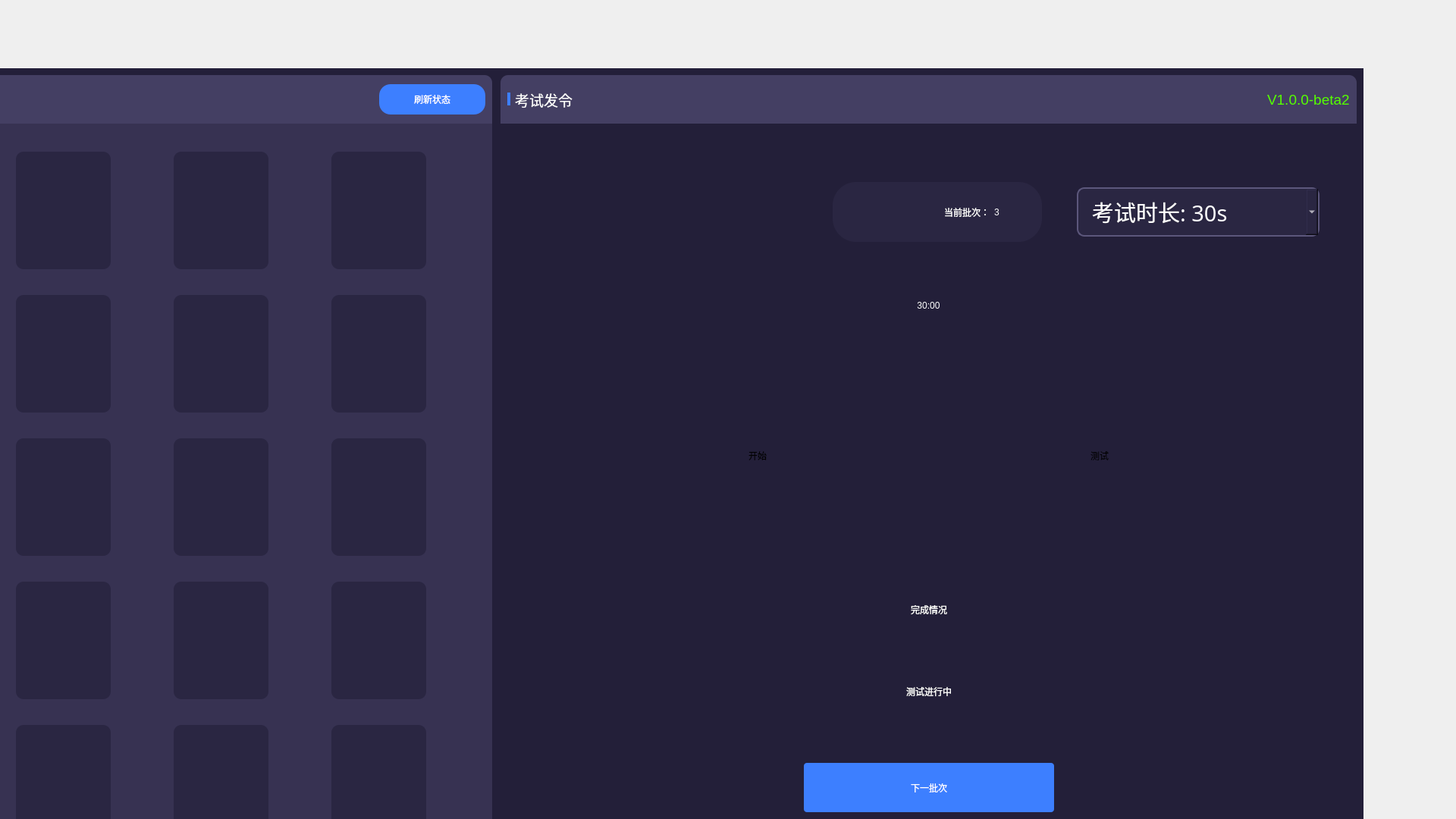
<?xml version="1.0" encoding="UTF-8"?>
<ui version="4.0">
 <class>Widget</class>
 <widget class="QWidget" name="Widget">
  <property name="geometry">
   <rect>
    <x>0</x>
    <y>0</y>
    <width>1920</width>
    <height>1080</height>
   </rect>
  </property>
  <property name="minimumSize">
   <size>
    <width>1920</width>
    <height>1080</height>
   </size>
  </property>
  <property name="windowTitle">
   <string>Widget</string>
  </property>
  <widget class="QGroupBox" name="gbMainForm">
   <property name="geometry">
    <rect>
     <x>-490</x>
     <y>90</y>
     <width>2288</width>
     <height>1067</height>
    </rect>
   </property>
   <property name="styleSheet">
    <string notr="true">background-color: rgb(35, 31, 57);
border:0px;</string>
   </property>
   <property name="title">
    <string/>
   </property>
   <layout class="QHBoxLayout" name="horizontalLayout_11">
    <property name="spacing">
     <number>11</number>
    </property>
    <item>
     <layout class="QVBoxLayout" name="verticalLayout_4">
      <property name="spacing">
       <number>0</number>
      </property>
      <item>
       <widget class="QGroupBox" name="groupBox_24">
        <property name="minimumSize">
         <size>
          <width>733</width>
          <height>64</height>
         </size>
        </property>
        <property name="maximumSize">
         <size>
          <width>16777215</width>
          <height>64</height>
         </size>
        </property>
        <property name="styleSheet">
         <string notr="true">background-color: rgb(68, 63, 99);
border-top-left-radius: 10px;
border-top-right-radius: 10px;</string>
        </property>
        <property name="title">
         <string/>
        </property>
        <layout class="QHBoxLayout" name="horizontalLayout_27">
         <item>
          <widget class="QLabel" name="label_13">
           <property name="minimumSize">
            <size>
             <width>4</width>
             <height>17</height>
            </size>
           </property>
           <property name="maximumSize">
            <size>
             <width>4</width>
             <height>17</height>
            </size>
           </property>
           <property name="styleSheet">
            <string notr="true">background-color: rgb(61, 127, 255);</string>
           </property>
           <property name="text">
            <string/>
           </property>
          </widget>
         </item>
         <item>
          <widget class="QLabel" name="label_12">
           <property name="minimumSize">
            <size>
             <width>120</width>
             <height>22</height>
            </size>
           </property>
           <property name="font">
            <font>
             <family>Microsoft YaHei UI</family>
             <pointsize>14</pointsize>
             <weight>50</weight>
             <italic>false</italic>
             <bold>false</bold>
            </font>
           </property>
           <property name="styleSheet">
            <string notr="true">color: rgb(255, 255, 255);</string>
           </property>
           <property name="text">
            <string>设备信息</string>
           </property>
          </widget>
         </item>
         <item>
          <spacer name="horizontalSpacer_37">
           <property name="orientation">
            <enum>Qt::Horizontal</enum>
           </property>
           <property name="sizeHint" stdset="0">
            <size>
             <width>576</width>
             <height>20</height>
            </size>
           </property>
          </spacer>
         </item>
         <item>
          <widget class="QPushButton" name="pbRefreshStatus">
           <property name="minimumSize">
            <size>
             <width>140</width>
             <height>40</height>
            </size>
           </property>
           <property name="maximumSize">
            <size>
             <width>140</width>
             <height>40</height>
            </size>
           </property>
           <property name="styleSheet">
            <string notr="true">background-color: rgb(61, 127, 255);
color: rgb(255, 255, 255);
font: 25 13.5pt &quot;Microsoft YaHei&quot;;
border-radius: 15px;</string>
           </property>
           <property name="text">
            <string>刷新状态</string>
           </property>
          </widget>
         </item>
        </layout>
       </widget>
      </item>
      <item>
       <widget class="QGroupBox" name="groupBox">
        <property name="styleSheet">
         <string notr="true">border:0px;
background-color: rgb(55, 50, 82);
border-bottom-left-radius: 10px;
border-bottom-right-radius: 10px;</string>
        </property>
        <property name="title">
         <string/>
        </property>
        <layout class="QVBoxLayout" name="verticalLayout">
         <item>
          <layout class="QHBoxLayout" name="horizontalLayout">
           <item>
            <widget class="FormBaseGroup" name="gbBox1">
             <property name="minimumSize">
              <size>
               <width>125</width>
               <height>155</height>
              </size>
             </property>
             <property name="maximumSize">
              <size>
               <width>125</width>
               <height>155</height>
              </size>
             </property>
             <property name="styleSheet">
              <string notr="true">background-color: rgb(42, 38, 66);
border:0px;
border-radius: 10px;</string>
             </property>
             <property name="title">
              <string/>
             </property>
            </widget>
           </item>
           <item>
            <widget class="FormBaseGroup" name="gbBox2">
             <property name="minimumSize">
              <size>
               <width>125</width>
               <height>155</height>
              </size>
             </property>
             <property name="maximumSize">
              <size>
               <width>125</width>
               <height>155</height>
              </size>
             </property>
             <property name="styleSheet">
              <string notr="true">background-color: rgb(42, 38, 66);
border:0px;
border-radius: 10px;</string>
             </property>
             <property name="title">
              <string/>
             </property>
            </widget>
           </item>
           <item>
            <widget class="FormBaseGroup" name="gbBox3">
             <property name="minimumSize">
              <size>
               <width>125</width>
               <height>155</height>
              </size>
             </property>
             <property name="maximumSize">
              <size>
               <width>125</width>
               <height>155</height>
              </size>
             </property>
             <property name="styleSheet">
              <string notr="true">background-color: rgb(42, 38, 66);
border:0px;
border-radius: 10px;</string>
             </property>
             <property name="title">
              <string/>
             </property>
             <layout class="QVBoxLayout" name="verticalLayout_30"/>
            </widget>
           </item>
           <item>
            <widget class="FormBaseGroup" name="gbBox4">
             <property name="minimumSize">
              <size>
               <width>125</width>
               <height>155</height>
              </size>
             </property>
             <property name="maximumSize">
              <size>
               <width>125</width>
               <height>155</height>
              </size>
             </property>
             <property name="styleSheet">
              <string notr="true">background-color: rgb(42, 38, 66);
border:0px;
border-radius: 10px;</string>
             </property>
             <property name="title">
              <string/>
             </property>
             <layout class="QVBoxLayout" name="verticalLayout_31"/>
            </widget>
           </item>
           <item>
            <widget class="FormBaseGroup" name="gbBox5">
             <property name="minimumSize">
              <size>
               <width>125</width>
               <height>155</height>
              </size>
             </property>
             <property name="maximumSize">
              <size>
               <width>125</width>
               <height>155</height>
              </size>
             </property>
             <property name="styleSheet">
              <string notr="true">background-color: rgb(42, 38, 66);
border:0px;
border-radius: 10px;</string>
             </property>
             <property name="title">
              <string/>
             </property>
             <layout class="QVBoxLayout" name="verticalLayout_32"/>
            </widget>
           </item>
          </layout>
         </item>
         <item>
          <layout class="QHBoxLayout" name="horizontalLayout_2">
           <item>
            <widget class="FormBaseGroup" name="gbBox6">
             <property name="minimumSize">
              <size>
               <width>125</width>
               <height>155</height>
              </size>
             </property>
             <property name="maximumSize">
              <size>
               <width>125</width>
               <height>155</height>
              </size>
             </property>
             <property name="styleSheet">
              <string notr="true">background-color: rgb(42, 38, 66);
border:0px;
border-radius: 10px;</string>
             </property>
             <property name="title">
              <string/>
             </property>
             <layout class="QVBoxLayout" name="verticalLayout_33"/>
            </widget>
           </item>
           <item>
            <widget class="FormBaseGroup" name="gbBox7">
             <property name="minimumSize">
              <size>
               <width>125</width>
               <height>155</height>
              </size>
             </property>
             <property name="maximumSize">
              <size>
               <width>125</width>
               <height>155</height>
              </size>
             </property>
             <property name="styleSheet">
              <string notr="true">background-color: rgb(42, 38, 66);
border:0px;
border-radius: 10px;</string>
             </property>
             <property name="title">
              <string/>
             </property>
             <layout class="QVBoxLayout" name="verticalLayout_34"/>
            </widget>
           </item>
           <item>
            <widget class="FormBaseGroup" name="gbBox8">
             <property name="minimumSize">
              <size>
               <width>125</width>
               <height>155</height>
              </size>
             </property>
             <property name="maximumSize">
              <size>
               <width>125</width>
               <height>155</height>
              </size>
             </property>
             <property name="styleSheet">
              <string notr="true">background-color: rgb(42, 38, 66);
border:0px;
border-radius: 10px;</string>
             </property>
             <property name="title">
              <string/>
             </property>
             <layout class="QVBoxLayout" name="verticalLayout_35"/>
            </widget>
           </item>
           <item>
            <widget class="FormBaseGroup" name="gbBox9">
             <property name="minimumSize">
              <size>
               <width>125</width>
               <height>155</height>
              </size>
             </property>
             <property name="maximumSize">
              <size>
               <width>125</width>
               <height>155</height>
              </size>
             </property>
             <property name="styleSheet">
              <string notr="true">background-color: rgb(42, 38, 66);
border:0px;
border-radius: 10px;</string>
             </property>
             <property name="title">
              <string/>
             </property>
             <layout class="QVBoxLayout" name="verticalLayout_36"/>
            </widget>
           </item>
           <item>
            <widget class="FormBaseGroup" name="gbBox10">
             <property name="minimumSize">
              <size>
               <width>125</width>
               <height>155</height>
              </size>
             </property>
             <property name="maximumSize">
              <size>
               <width>125</width>
               <height>155</height>
              </size>
             </property>
             <property name="styleSheet">
              <string notr="true">background-color: rgb(42, 38, 66);
border:0px;
border-radius: 10px;</string>
             </property>
             <property name="title">
              <string/>
             </property>
             <layout class="QVBoxLayout" name="verticalLayout_37"/>
            </widget>
           </item>
          </layout>
         </item>
         <item>
          <layout class="QHBoxLayout" name="horizontalLayout_3">
           <item>
            <widget class="FormBaseGroup" name="gbBox11">
             <property name="minimumSize">
              <size>
               <width>125</width>
               <height>155</height>
              </size>
             </property>
             <property name="maximumSize">
              <size>
               <width>125</width>
               <height>155</height>
              </size>
             </property>
             <property name="styleSheet">
              <string notr="true">background-color: rgb(42, 38, 66);
border:0px;
border-radius: 10px;</string>
             </property>
             <property name="title">
              <string/>
             </property>
             <layout class="QVBoxLayout" name="verticalLayout_38"/>
            </widget>
           </item>
           <item>
            <widget class="FormBaseGroup" name="gbBox12">
             <property name="minimumSize">
              <size>
               <width>125</width>
               <height>155</height>
              </size>
             </property>
             <property name="maximumSize">
              <size>
               <width>125</width>
               <height>155</height>
              </size>
             </property>
             <property name="styleSheet">
              <string notr="true">background-color: rgb(42, 38, 66);
border:0px;
border-radius: 10px;</string>
             </property>
             <property name="title">
              <string/>
             </property>
             <layout class="QVBoxLayout" name="verticalLayout_39"/>
            </widget>
           </item>
           <item>
            <widget class="FormBaseGroup" name="gbBox13">
             <property name="minimumSize">
              <size>
               <width>125</width>
               <height>155</height>
              </size>
             </property>
             <property name="maximumSize">
              <size>
               <width>125</width>
               <height>155</height>
              </size>
             </property>
             <property name="styleSheet">
              <string notr="true">background-color: rgb(42, 38, 66);
border:0px;
border-radius: 10px;</string>
             </property>
             <property name="title">
              <string/>
             </property>
             <layout class="QVBoxLayout" name="verticalLayout_40"/>
            </widget>
           </item>
           <item>
            <widget class="FormBaseGroup" name="gbBox14">
             <property name="minimumSize">
              <size>
               <width>125</width>
               <height>155</height>
              </size>
             </property>
             <property name="maximumSize">
              <size>
               <width>125</width>
               <height>155</height>
              </size>
             </property>
             <property name="styleSheet">
              <string notr="true">background-color: rgb(42, 38, 66);
border:0px;
border-radius: 10px;</string>
             </property>
             <property name="title">
              <string/>
             </property>
             <layout class="QVBoxLayout" name="verticalLayout_41"/>
            </widget>
           </item>
           <item>
            <widget class="FormBaseGroup" name="gbBox15">
             <property name="minimumSize">
              <size>
               <width>125</width>
               <height>155</height>
              </size>
             </property>
             <property name="maximumSize">
              <size>
               <width>125</width>
               <height>155</height>
              </size>
             </property>
             <property name="styleSheet">
              <string notr="true">background-color: rgb(42, 38, 66);
border:0px;
border-radius: 10px;</string>
             </property>
             <property name="title">
              <string/>
             </property>
             <layout class="QVBoxLayout" name="verticalLayout_42"/>
            </widget>
           </item>
          </layout>
         </item>
         <item>
          <layout class="QHBoxLayout" name="horizontalLayout_4">
           <item>
            <widget class="FormBaseGroup" name="gbBox16">
             <property name="minimumSize">
              <size>
               <width>125</width>
               <height>155</height>
              </size>
             </property>
             <property name="maximumSize">
              <size>
               <width>125</width>
               <height>155</height>
              </size>
             </property>
             <property name="styleSheet">
              <string notr="true">background-color: rgb(42, 38, 66);
border:0px;
border-radius: 10px;</string>
             </property>
             <property name="title">
              <string/>
             </property>
             <layout class="QVBoxLayout" name="verticalLayout_43"/>
            </widget>
           </item>
           <item>
            <widget class="FormBaseGroup" name="gbBox17">
             <property name="minimumSize">
              <size>
               <width>125</width>
               <height>155</height>
              </size>
             </property>
             <property name="maximumSize">
              <size>
               <width>125</width>
               <height>155</height>
              </size>
             </property>
             <property name="styleSheet">
              <string notr="true">background-color: rgb(42, 38, 66);
border:0px;
border-radius: 10px;</string>
             </property>
             <property name="title">
              <string/>
             </property>
             <layout class="QVBoxLayout" name="verticalLayout_44"/>
            </widget>
           </item>
           <item>
            <widget class="FormBaseGroup" name="gbBox18">
             <property name="minimumSize">
              <size>
               <width>125</width>
               <height>155</height>
              </size>
             </property>
             <property name="maximumSize">
              <size>
               <width>125</width>
               <height>155</height>
              </size>
             </property>
             <property name="styleSheet">
              <string notr="true">background-color: rgb(42, 38, 66);
border:0px;
border-radius: 10px;</string>
             </property>
             <property name="title">
              <string/>
             </property>
             <layout class="QVBoxLayout" name="verticalLayout_45"/>
            </widget>
           </item>
           <item>
            <widget class="FormBaseGroup" name="gbBox19">
             <property name="minimumSize">
              <size>
               <width>125</width>
               <height>155</height>
              </size>
             </property>
             <property name="maximumSize">
              <size>
               <width>125</width>
               <height>155</height>
              </size>
             </property>
             <property name="styleSheet">
              <string notr="true">background-color: rgb(42, 38, 66);
border:0px;
border-radius: 10px;</string>
             </property>
             <property name="title">
              <string/>
             </property>
             <layout class="QVBoxLayout" name="verticalLayout_46"/>
            </widget>
           </item>
           <item>
            <widget class="FormBaseGroup" name="gbBox20">
             <property name="minimumSize">
              <size>
               <width>125</width>
               <height>155</height>
              </size>
             </property>
             <property name="maximumSize">
              <size>
               <width>125</width>
               <height>155</height>
              </size>
             </property>
             <property name="styleSheet">
              <string notr="true">background-color: rgb(42, 38, 66);
border:0px;
border-radius: 10px;</string>
             </property>
             <property name="title">
              <string/>
             </property>
             <layout class="QVBoxLayout" name="verticalLayout_47"/>
            </widget>
           </item>
          </layout>
         </item>
         <item>
          <layout class="QHBoxLayout" name="horizontalLayout_5">
           <property name="leftMargin">
            <number>0</number>
           </property>
           <item>
            <widget class="FormBaseGroup" name="gbBox21">
             <property name="minimumSize">
              <size>
               <width>125</width>
               <height>155</height>
              </size>
             </property>
             <property name="maximumSize">
              <size>
               <width>125</width>
               <height>155</height>
              </size>
             </property>
             <property name="styleSheet">
              <string notr="true">background-color: rgb(42, 38, 66);
border:0px;
border-radius: 10px;</string>
             </property>
             <property name="title">
              <string/>
             </property>
             <layout class="QVBoxLayout" name="verticalLayout_48"/>
            </widget>
           </item>
           <item>
            <widget class="FormBaseGroup" name="gbBox22">
             <property name="minimumSize">
              <size>
               <width>125</width>
               <height>155</height>
              </size>
             </property>
             <property name="maximumSize">
              <size>
               <width>125</width>
               <height>155</height>
              </size>
             </property>
             <property name="styleSheet">
              <string notr="true">background-color: rgb(42, 38, 66);
border:0px;
border-radius: 10px;</string>
             </property>
             <property name="title">
              <string/>
             </property>
             <layout class="QVBoxLayout" name="verticalLayout_49"/>
            </widget>
           </item>
           <item>
            <widget class="FormBaseGroup" name="gbBox23">
             <property name="minimumSize">
              <size>
               <width>125</width>
               <height>155</height>
              </size>
             </property>
             <property name="maximumSize">
              <size>
               <width>125</width>
               <height>155</height>
              </size>
             </property>
             <property name="styleSheet">
              <string notr="true">background-color: rgb(42, 38, 66);
border:0px;
border-radius: 10px;</string>
             </property>
             <property name="title">
              <string/>
             </property>
             <layout class="QVBoxLayout" name="verticalLayout_50"/>
            </widget>
           </item>
           <item>
            <widget class="FormBaseGroup" name="gbBox24">
             <property name="minimumSize">
              <size>
               <width>125</width>
               <height>155</height>
              </size>
             </property>
             <property name="maximumSize">
              <size>
               <width>125</width>
               <height>155</height>
              </size>
             </property>
             <property name="styleSheet">
              <string notr="true">background-color: rgb(42, 38, 66);
border:0px;
border-radius: 10px;</string>
             </property>
             <property name="title">
              <string/>
             </property>
             <layout class="QVBoxLayout" name="verticalLayout_52"/>
            </widget>
           </item>
           <item>
            <widget class="FormBaseGroup" name="gbBox25">
             <property name="minimumSize">
              <size>
               <width>125</width>
               <height>155</height>
              </size>
             </property>
             <property name="maximumSize">
              <size>
               <width>125</width>
               <height>155</height>
              </size>
             </property>
             <property name="styleSheet">
              <string notr="true">background-color: rgb(42, 38, 66);
border:0px;
border-radius: 10px;</string>
             </property>
             <property name="title">
              <string/>
             </property>
             <layout class="QVBoxLayout" name="verticalLayout_54"/>
            </widget>
           </item>
          </layout>
         </item>
        </layout>
       </widget>
      </item>
     </layout>
    </item>
    <item>
     <layout class="QVBoxLayout" name="verticalLayout_2">
      <property name="spacing">
       <number>0</number>
      </property>
      <item>
       <widget class="QGroupBox" name="groupBox_26">
        <property name="minimumSize">
         <size>
          <width>0</width>
          <height>64</height>
         </size>
        </property>
        <property name="maximumSize">
         <size>
          <width>16777215</width>
          <height>64</height>
         </size>
        </property>
        <property name="styleSheet">
         <string notr="true">background-color: rgb(68, 63, 99);
border-top-left-radius: 10px;
border-top-right-radius: 10px;</string>
        </property>
        <property name="title">
         <string/>
        </property>
        <layout class="QHBoxLayout" name="horizontalLayout_28">
         <item>
          <widget class="QLabel" name="label_14">
           <property name="minimumSize">
            <size>
             <width>4</width>
             <height>17</height>
            </size>
           </property>
           <property name="maximumSize">
            <size>
             <width>4</width>
             <height>17</height>
            </size>
           </property>
           <property name="styleSheet">
            <string notr="true">background-color: rgb(61, 127, 255);</string>
           </property>
           <property name="text">
            <string/>
           </property>
          </widget>
         </item>
         <item>
          <widget class="QLabel" name="label_15">
           <property name="minimumSize">
            <size>
             <width>120</width>
             <height>22</height>
            </size>
           </property>
           <property name="font">
            <font>
             <family>Microsoft YaHei UI</family>
             <pointsize>14</pointsize>
             <weight>50</weight>
             <italic>false</italic>
             <bold>false</bold>
            </font>
           </property>
           <property name="styleSheet">
            <string notr="true">color: rgb(255, 255, 255);</string>
           </property>
           <property name="text">
            <string>考试发令</string>
           </property>
          </widget>
         </item>
         <item>
          <spacer name="horizontalSpacer_38">
           <property name="orientation">
            <enum>Qt::Horizontal</enum>
           </property>
           <property name="sizeHint" stdset="0">
            <size>
             <width>576</width>
             <height>20</height>
            </size>
           </property>
          </spacer>
         </item>
         <item>
          <widget class="QLabel" name="label">
           <property name="font">
            <font>
             <family>Microsoft YaHei UI</family>
             <pointsize>14</pointsize>
            </font>
           </property>
           <property name="styleSheet">
            <string notr="true">color: rgb(85, 255, 0);</string>
           </property>
           <property name="text">
            <string>V1.0.0-beta2</string>
           </property>
          </widget>
         </item>
        </layout>
       </widget>
      </item>
      <item>
       <widget class="QGroupBox" name="gbMainBox">
        <property name="minimumSize">
         <size>
          <width>1127</width>
          <height>0</height>
         </size>
        </property>
        <property name="styleSheet">
         <string notr="true"/>
        </property>
        <property name="title">
         <string/>
        </property>
        <layout class="QVBoxLayout" name="verticalLayout_3">
         <item>
          <spacer name="verticalSpacer">
           <property name="orientation">
            <enum>Qt::Vertical</enum>
           </property>
           <property name="sizeHint" stdset="0">
            <size>
             <width>20</width>
             <height>51</height>
            </size>
           </property>
          </spacer>
         </item>
         <item>
          <layout class="QHBoxLayout" name="horizontalLayout_13">
           <item>
            <spacer name="horizontalSpacer_12">
             <property name="orientation">
              <enum>Qt::Horizontal</enum>
             </property>
             <property name="sizeType">
              <enum>QSizePolicy::Expanding</enum>
             </property>
             <property name="sizeHint" stdset="0">
              <size>
               <width>40</width>
               <height>20</height>
              </size>
             </property>
            </spacer>
           </item>
           <item>
            <widget class="QGroupBox" name="gbCurrentGroup">
             <property name="maximumSize">
              <size>
               <width>276</width>
               <height>16777215</height>
              </size>
             </property>
             <property name="styleSheet">
              <string notr="true">background-color: rgb(42, 38, 66);
    border-radius: 30.5px;</string>
             </property>
             <property name="title">
              <string/>
             </property>
             <layout class="QHBoxLayout" name="horizontalLayout_10">
              <item>
               <spacer name="horizontalSpacer_15">
                <property name="orientation">
                 <enum>Qt::Horizontal</enum>
                </property>
                <property name="sizeHint" stdset="0">
                 <size>
                  <width>15</width>
                  <height>20</height>
                 </size>
                </property>
               </spacer>
              </item>
              <item>
               <widget class="QLabel" name="lbCurrentGroup">
                <property name="minimumSize">
                 <size>
                  <width>150</width>
                  <height>61</height>
                 </size>
                </property>
                <property name="styleSheet">
                 <string notr="true">color: rgb(255, 255, 255);
font: 25 22pt &quot;Microsoft YaHei&quot;;</string>
                </property>
                <property name="text">
                 <string>当前批次：</string>
                </property>
                <property name="alignment">
                 <set>Qt::AlignRight|Qt::AlignTrailing|Qt::AlignVCenter</set>
                </property>
               </widget>
              </item>
              <item>
               <widget class="QLabel" name="lbCurrentGroupValue">
                <property name="styleSheet">
                 <string notr="true">color: rgb(255, 255, 255);
font: 25 22pt &quot;Microsoft YaHei&quot;;</string>
                </property>
                <property name="text">
                 <string>3</string>
                </property>
               </widget>
              </item>
              <item>
               <spacer name="horizontalSpacer_16">
                <property name="orientation">
                 <enum>Qt::Horizontal</enum>
                </property>
                <property name="sizeHint" stdset="0">
                 <size>
                  <width>15</width>
                  <height>20</height>
                 </size>
                </property>
               </spacer>
              </item>
             </layout>
            </widget>
           </item>
           <item>
            <spacer name="horizontalSpacer_13">
             <property name="orientation">
              <enum>Qt::Horizontal</enum>
             </property>
             <property name="sizeType">
              <enum>QSizePolicy::Maximum</enum>
             </property>
             <property name="sizeHint" stdset="0">
              <size>
               <width>40</width>
               <height>17</height>
              </size>
             </property>
            </spacer>
           </item>
           <item>
            <widget class="QComboBox" name="cmbExamTimeChoose">
             <property name="sizePolicy">
              <sizepolicy hsizetype="Preferred" vsizetype="Fixed">
               <horstretch>0</horstretch>
               <verstretch>0</verstretch>
              </sizepolicy>
             </property>
             <property name="minimumSize">
              <size>
               <width>320</width>
               <height>65</height>
              </size>
             </property>
             <property name="font">
              <font>
               <family>Microsoft YaHei</family>
               <pointsize>22</pointsize>
               <weight>3</weight>
               <italic>false</italic>
               <bold>false</bold>
              </font>
             </property>
             <property name="styleSheet">
              <string notr="true">color: rgb(255, 255, 255);
font: 25 22pt &quot;Microsoft YaHei&quot;;
background-color: rgb(42, 38, 66);
border: 2px solid #5C577C;
border-radius: 10px;</string>
             </property>
             <property name="sizeAdjustPolicy">
              <enum>QComboBox::AdjustToContentsOnFirstShow</enum>
             </property>
             <property name="iconSize">
              <size>
               <width>16</width>
               <height>16</height>
              </size>
             </property>
             <property name="duplicatesEnabled">
              <bool>false</bool>
             </property>
             <item>
              <property name="text">
               <string>  考试时长: 30s</string>
              </property>
             </item>
             <item>
              <property name="text">
               <string>  考试时长: 60s</string>
              </property>
             </item>
            </widget>
           </item>
           <item>
            <spacer name="horizontalSpacer_17">
             <property name="orientation">
              <enum>Qt::Horizontal</enum>
             </property>
             <property name="sizeType">
              <enum>QSizePolicy::Maximum</enum>
             </property>
             <property name="sizeHint" stdset="0">
              <size>
               <width>40</width>
               <height>20</height>
              </size>
             </property>
            </spacer>
           </item>
          </layout>
         </item>
         <item>
          <spacer name="verticalSpacer_7">
           <property name="orientation">
            <enum>Qt::Vertical</enum>
           </property>
           <property name="sizeHint" stdset="0">
            <size>
             <width>20</width>
             <height>40</height>
            </size>
           </property>
          </spacer>
         </item>
         <item>
          <layout class="QHBoxLayout" name="horizontalLayout_12">
           <item>
            <spacer name="horizontalSpacer_10">
             <property name="orientation">
              <enum>Qt::Horizontal</enum>
             </property>
             <property name="sizeHint" stdset="0">
              <size>
               <width>40</width>
               <height>20</height>
              </size>
             </property>
            </spacer>
           </item>
           <item>
            <widget class="QLabel" name="lbCurLeftTimes">
             <property name="styleSheet">
              <string notr="true">color: rgb(255, 255, 255);</string>
             </property>
             <property name="text">
              <string>30:00</string>
             </property>
             <property name="alignment">
              <set>Qt::AlignCenter</set>
             </property>
            </widget>
           </item>
           <item>
            <spacer name="horizontalSpacer_14">
             <property name="orientation">
              <enum>Qt::Horizontal</enum>
             </property>
             <property name="sizeHint" stdset="0">
              <size>
               <width>40</width>
               <height>20</height>
              </size>
             </property>
            </spacer>
           </item>
          </layout>
         </item>
         <item>
          <spacer name="verticalSpacer_2">
           <property name="orientation">
            <enum>Qt::Vertical</enum>
           </property>
           <property name="sizeHint" stdset="0">
            <size>
             <width>20</width>
             <height>52</height>
            </size>
           </property>
          </spacer>
         </item>
         <item>
          <layout class="QHBoxLayout" name="horizontalLayout_6">
           <item>
            <spacer name="horizontalSpacer">
             <property name="orientation">
              <enum>Qt::Horizontal</enum>
             </property>
             <property name="sizeHint" stdset="0">
              <size>
               <width>40</width>
               <height>20</height>
              </size>
             </property>
            </spacer>
           </item>
           <item>
            <widget class="QPushButton" name="pbStartAll">
             <property name="minimumSize">
              <size>
               <width>228</width>
               <height>227</height>
              </size>
             </property>
             <property name="styleSheet">
              <string notr="true">font: 25 31.5pt &quot;Microsoft YaHei&quot;;
border-image: url(:/resource/start.png);</string>
             </property>
             <property name="text">
              <string>开始</string>
             </property>
            </widget>
           </item>
           <item>
            <spacer name="horizontalSpacer_3">
             <property name="orientation">
              <enum>Qt::Horizontal</enum>
             </property>
             <property name="sizeHint" stdset="0">
              <size>
               <width>40</width>
               <height>20</height>
              </size>
             </property>
            </spacer>
           </item>
           <item>
            <widget class="QPushButton" name="pbTestSound">
             <property name="minimumSize">
              <size>
               <width>228</width>
               <height>227</height>
              </size>
             </property>
             <property name="styleSheet">
              <string notr="true">font: 25 31.5pt &quot;Microsoft YaHei&quot;;
border-image: url(:/resource/resume.png);</string>
             </property>
             <property name="text">
              <string>测试</string>
             </property>
            </widget>
           </item>
           <item>
            <spacer name="horizontalSpacer_4">
             <property name="orientation">
              <enum>Qt::Horizontal</enum>
             </property>
             <property name="sizeHint" stdset="0">
              <size>
               <width>40</width>
               <height>20</height>
              </size>
             </property>
            </spacer>
           </item>
          </layout>
         </item>
         <item>
          <spacer name="verticalSpacer_3">
           <property name="orientation">
            <enum>Qt::Vertical</enum>
           </property>
           <property name="sizeHint" stdset="0">
            <size>
             <width>20</width>
             <height>51</height>
            </size>
           </property>
          </spacer>
         </item>
         <item>
          <layout class="QHBoxLayout" name="horizontalLayout_7">
           <item>
            <spacer name="horizontalSpacer_5">
             <property name="orientation">
              <enum>Qt::Horizontal</enum>
             </property>
             <property name="sizeHint" stdset="0">
              <size>
               <width>40</width>
               <height>20</height>
              </size>
             </property>
            </spacer>
           </item>
           <item>
            <widget class="QLabel" name="lbFinishState">
             <property name="minimumSize">
              <size>
               <width>122</width>
               <height>29</height>
              </size>
             </property>
             <property name="styleSheet">
              <string notr="true">color: rgb(255, 255, 255);
font: 25 22.5pt &quot;Microsoft YaHei&quot;;</string>
             </property>
             <property name="text">
              <string>完成情况</string>
             </property>
             <property name="alignment">
              <set>Qt::AlignCenter</set>
             </property>
            </widget>
           </item>
           <item>
            <spacer name="horizontalSpacer_6">
             <property name="orientation">
              <enum>Qt::Horizontal</enum>
             </property>
             <property name="sizeHint" stdset="0">
              <size>
               <width>40</width>
               <height>20</height>
              </size>
             </property>
            </spacer>
           </item>
          </layout>
         </item>
         <item>
          <spacer name="verticalSpacer_4">
           <property name="orientation">
            <enum>Qt::Vertical</enum>
           </property>
           <property name="sizeHint" stdset="0">
            <size>
             <width>20</width>
             <height>51</height>
            </size>
           </property>
          </spacer>
         </item>
         <item>
          <layout class="QHBoxLayout" name="horizontalLayout_8">
           <item>
            <spacer name="horizontalSpacer_7">
             <property name="orientation">
              <enum>Qt::Horizontal</enum>
             </property>
             <property name="sizeHint" stdset="0">
              <size>
               <width>40</width>
               <height>20</height>
              </size>
             </property>
            </spacer>
           </item>
           <item>
            <widget class="QLabel" name="lbTestingState">
             <property name="minimumSize">
              <size>
               <width>244</width>
               <height>40</height>
              </size>
             </property>
             <property name="styleSheet">
              <string notr="true">color: rgb(255, 255, 255);
font: 25 30pt &quot;Microsoft YaHei&quot;;</string>
             </property>
             <property name="text">
              <string>测试进行中</string>
             </property>
             <property name="alignment">
              <set>Qt::AlignCenter</set>
             </property>
            </widget>
           </item>
           <item>
            <spacer name="horizontalSpacer_8">
             <property name="orientation">
              <enum>Qt::Horizontal</enum>
             </property>
             <property name="sizeHint" stdset="0">
              <size>
               <width>40</width>
               <height>20</height>
              </size>
             </property>
            </spacer>
           </item>
          </layout>
         </item>
         <item>
          <spacer name="verticalSpacer_5">
           <property name="orientation">
            <enum>Qt::Vertical</enum>
           </property>
           <property name="sizeHint" stdset="0">
            <size>
             <width>20</width>
             <height>52</height>
            </size>
           </property>
          </spacer>
         </item>
         <item>
          <layout class="QHBoxLayout" name="horizontalLayout_9">
           <item>
            <spacer name="horizontalSpacer_9">
             <property name="orientation">
              <enum>Qt::Horizontal</enum>
             </property>
             <property name="sizeHint" stdset="0">
              <size>
               <width>40</width>
               <height>20</height>
              </size>
             </property>
            </spacer>
           </item>
           <item>
            <widget class="QPushButton" name="pbNextGroup">
             <property name="minimumSize">
              <size>
               <width>330</width>
               <height>65</height>
              </size>
             </property>
             <property name="styleSheet">
              <string notr="true">background-color: rgb(61, 127, 255);
font: 25 14pt &quot;Microsoft YaHei&quot;;
color: rgb(255, 255, 255);
border-radius:4px;</string>
             </property>
             <property name="text">
              <string>下一批次</string>
             </property>
            </widget>
           </item>
           <item>
            <spacer name="horizontalSpacer_11">
             <property name="orientation">
              <enum>Qt::Horizontal</enum>
             </property>
             <property name="sizeHint" stdset="0">
              <size>
               <width>40</width>
               <height>20</height>
              </size>
             </property>
            </spacer>
           </item>
          </layout>
         </item>
         <item>
          <spacer name="verticalSpacer_6">
           <property name="orientation">
            <enum>Qt::Vertical</enum>
           </property>
           <property name="sizeHint" stdset="0">
            <size>
             <width>20</width>
             <height>51</height>
            </size>
           </property>
          </spacer>
         </item>
        </layout>
       </widget>
      </item>
     </layout>
    </item>
   </layout>
  </widget>
 </widget>
 <customwidgets>
  <customwidget>
   <class>FormBaseGroup</class>
   <extends>QGroupBox</extends>
   <header location="global">formbasegroup.h</header>
   <container>1</container>
  </customwidget>
 </customwidgets>
 <resources/>
 <connections/>
</ui>
